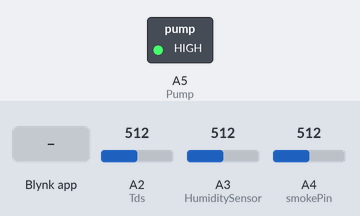
The sketch below on a simulated Arduino Uno, built with avr-gcc and run on an emulated ATmega328P. Parts: switched loads named in the sketch (green lamp = pin HIGH). The test bench sets the inputs (shaded band); at power-on: A3 (HumiditySensor) = 512, A2 (Tds) = 512, A4 (smokePin) = 512. WiFi joins after 1.5 s; servers stay silent unless stated; what the sketch prints to the serial monitor is not drawn.

Above: at 6.0 s.
6.1 s: A3 (HumiditySensor) set to 685
16.3 s: A3 (HumiditySensor) set to 719
At 20.8 s:
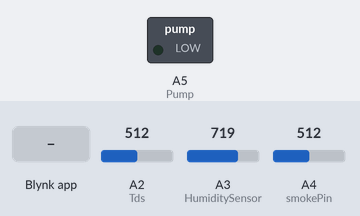
26.3 s: A3 (HumiditySensor) set to 690
29.1 s: Blynk app writes 1 to V1
At 30.9 s:
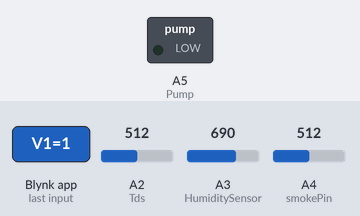
Timing chart, 0 to 32.4 s (numbered marks = the images above; inputs shaded):
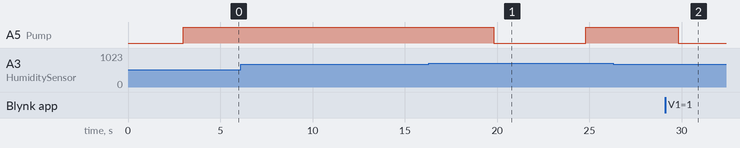

The sketch:

AumaticWateringMachine.ino
```cpp
/* Comment this out to disable prints and save space */
#define BLYNK_PRINT Serial


#include <SPI.h>
#include <Ethernet.h>
#include <BlynkSimpleEthernet.h>
const char* token   = "RfPhCOhGK7JiwrGly4E5XdB27vx16ZhmjPZ7YmxSa2E";    // Token ที่ได้จาก Line Notify
const char* mes = "พบกลุ่มควัน";    //ข้อความที่ต้องการให้แสดง
const char* tel = "0903290163";    //เบอร์โทรศัพท์
byte mac[] = {
  0xDE, 0xAD, 0xBE, 0xEF, 0xFE, 0xED
};
IPAddress ip(192, 168, 1, 177);   // IP ของ Arduino
IPAddress myDns(8, 8, 8, 8);      // DNS แนะนำให้ใช้ 8.8.8.8 เป็นของ Google
EthernetClient client;
IPAddress server(103, 233, 194, 42); //เชื่อมต่อแบบ IP
unsigned long lastConnectionTime = 0;
const unsigned long postingInterval = 10L * 1000L;

char auth[] = "WFO_GQXT79G56Y2rU4ioxgAWyMD7DzUu";  // ต้องแก้ไข
BlynkTimer timer;
#define W5100_CS  10
#define Pump A5
#define HumiditySensor A3
#define ON LOW
#define OFF HIGH
#define smokePin  A4
#define Tds  A2

int HumidityValue , HumidityValueBlynk;
BLYNK_WRITE(V1) {
  int pinValue = param.asInt();

  if (pinValue == 1 ) {
    digitalWrite(Pump , ON);
  }
  else {
    digitalWrite(Pump, OFF);
  }
}
void myTimerEvent()
{
  Blynk.virtualWrite(V2, HumidityValueBlynk);
}
BLYNK_READ(V1)
{
  Blynk.virtualWrite(V1, analogRead(A1));
}

BLYNK_READ(V0)
{
  Blynk.virtualWrite(V0, analogRead(A0));
}


void setup()
{
  Ethernet.begin(mac, ip, myDns);
  Serial.print("My IP address: ");
  Serial.println(Ethernet.localIP());
  pinMode(smokePin, INPUT);
  while (!Serial) {
  }
  delay(3000);
  pinMode(Pump , OUTPUT);
  digitalWrite(Pump, OUTPUT);
  pinMode(HumiditySensor, INPUT);
  pinMode(Tds, INPUT);
  digitalWrite(Pump , OFF);
  Serial.begin(9600);
  Blynk.begin(auth);
  timer.setInterval(1000L, myTimerEvent);
}
void httpRequest() {
  client.stop();
  if (client.connect(server, 80)) {
    Serial.println("connecting...");
    client.print("GET /~line/line.php?token=");
    client.print(token);
    client.print("&mes=");
    client.print(mes);
    client.print("&tel=");
    client.println(tel);
    client.println(" HTTP/1.1");
    client.println("Host: www.arduino.cc");
    client.println("User-Agent: arduino-ethernet");
    client.println("Connection: close");
    client.println();

  } else {
    Serial.println("connection failed");
  }
}

void loop() {
 Serial.println(analogRead(Tds));
Serial.println(analogRead(smokePin));

if (analogRead(smokePin) > 1200) {         //เช็คปุ่ม D2
  if (millis() - lastConnectionTime > postingInterval) {

    httpRequest();
    delay(5000);
  }
} else {
  delay(5000);
  Serial.println("ไม่พบควัน");


}
HumidityValueBlynk = analogRead(HumiditySensor);
Serial.println(HumidityValueBlynk);
if (HumidityValueBlynk > 700) {

  digitalWrite(Pump , ON);
  delay(5000);
  digitalWrite(Pump , OFF);
}
else {
  HumidityValueBlynk = 100;
}
Blynk.run();
timer.run();
}
```

Measured:
- the behaviour switches between 700 and 701 on A3 (HumiditySensor) (found by bisection; images 0 and 1)
- after the input at 6.1 s, every drawn part: stays the same
- after the input at 16.3 s, A5 (Pump): HIGH → LOW after 3.5 s, → HIGH 5.0 s later
- after the input at 26.3 s, every drawn part: stays the same
- after the input at 29.1 s, A5 (Pump): HIGH → LOW after 0.71 s
